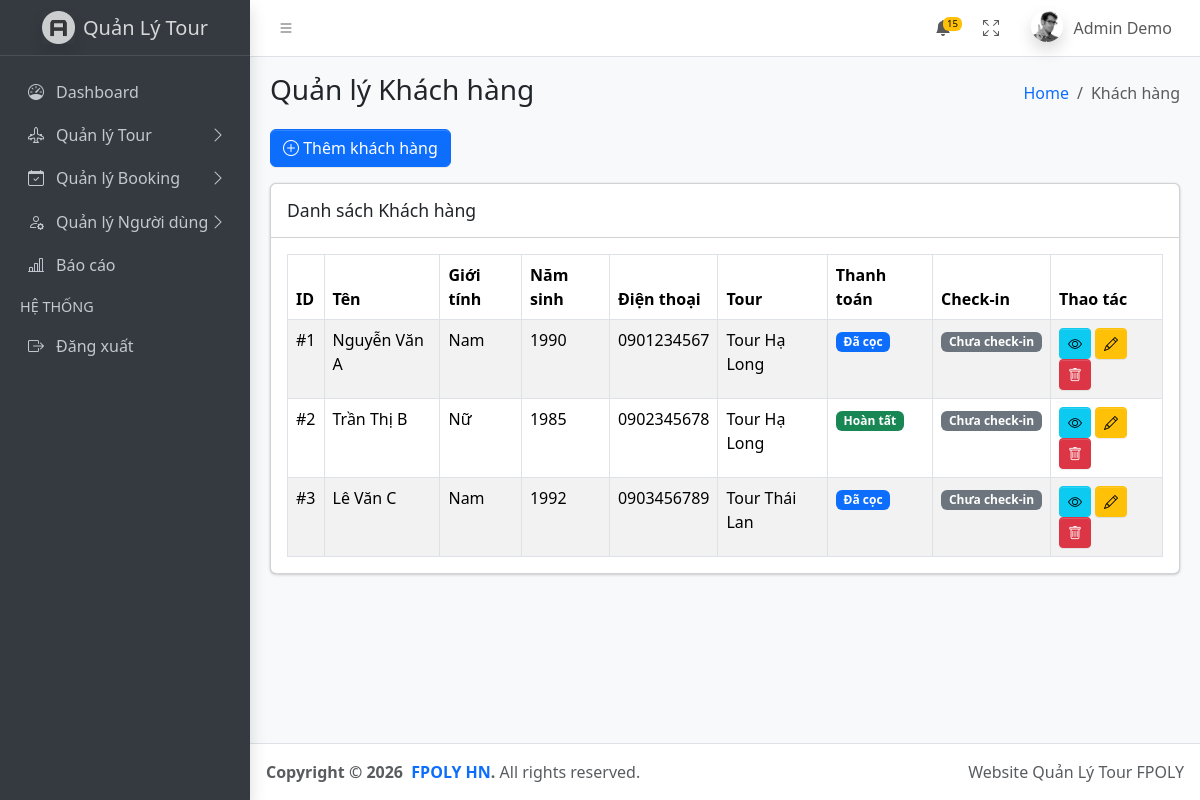
The page /admin/customers (signed in) on the database its author committed.
### tables this page shows
CREATE TABLE `customers` (
  `id` bigint(20) NOT NULL,
  `booking_id` bigint(20) DEFAULT NULL,
  `name` varchar(100) NOT NULL,
  `phone` varchar(20) DEFAULT NULL,
  `email` varchar(100) DEFAULT NULL,
  `gender` enum('Nam','Nữ','Khác') DEFAULT NULL,
  `birth_year` int(11) DEFAULT NULL,
  `id_number` varchar(50) DEFAULT NULL,
  `address` text DEFAULT NULL,
  `payment_status` enum('Chưa thanh toán','Đã cọc','Hoàn tất') DEFAULT 'Chưa thanh toán',
  `special_requirements` text DEFAULT NULL,
  `check_in_status` enum('Chưa check-in','Đã check-in') DEFAULT 'Chưa check-in',
  `room_number` varchar(50) DEFAULT NULL,
  `created_at` timestamp NOT NULL DEFAULT current_timestamp(),
  `updated_at` timestamp NOT NULL DEFAULT current_timestamp() ON UPDATE current_timestamp()
);

CREATE TABLE `tours` (
  `id` bigint(20) NOT NULL,
  `name` varchar(255) NOT NULL,
  `description` text DEFAULT NULL,
  `category_id` bigint(20) DEFAULT NULL,
  `schedule` longtext DEFAULT NULL CHECK (json_valid(`schedule`)),
  `images` longtext DEFAULT NULL CHECK (json_valid(`images`)),
  `prices` longtext DEFAULT NULL CHECK (json_valid(`prices`)),
  `policies` longtext DEFAULT NULL CHECK (json_valid(`policies`)),
  `suppliers` longtext DEFAULT NULL CHECK (json_valid(`suppliers`)),
  `price` decimal(15,2) DEFAULT NULL,
  `status` tinyint(4) NOT NULL,
  `created_at` timestamp NOT NULL DEFAULT current_timestamp(),
  `updated_at` timestamp NOT NULL DEFAULT current_timestamp() ON UPDATE current_timestamp()
);

### src/helpers/helpers.php (called while the page is built, shortened)
<?php
function view_path(string $view): string
{
    $normalized = str_replace('.', DIRECTORY_SEPARATOR, $view);
    return BASE_PATH . DIRECTORY_SEPARATOR . 'views' . DIRECTORY_SEPARATOR . $normalized . '.php';
}
function view(string $view, array $data = []): void
{
    $file = view_path($view);
    extract($data, EXTR_OVERWRITE);
    include $file;
}

### src/controllers/AdminController.php (called while the page is built, shortened)
<?php
class AdminController
{
    public function customers()
    {
        $customers = class_exists('Customer') ? Customer::getAll() : [];
        $bookings = class_exists('Booking') ? Booking::getAll() : [];
        view('admin.customers.index', [
            'title' => 'Quản lý Khách hàng',
            'pageTitle' => 'Quản lý Khách hàng',
            'customers' => $customers,
            'bookings' => $bookings
        ]);
    }
}

### index.php (called while the page is built, shortened)
<?php
require_once __DIR__ . '/src/helpers/helpers.php';
if (file_exists(__DIR__ . '/src/models/Booking.php')) require_once __DIR__ . '/src/models/Booking.php';
if (file_exists(__DIR__ . '/src/models/Customer.php')) require_once __DIR__ . '/src/models/Customer.php';
require_once __DIR__ . '/src/controllers/AdminController.php';
$homeController = new HomeController();
$authController = new AuthController();
$categoryController = new CategoryController();
$adminController = new AdminController();
$guideController = new GuideController();
$act = $_GET['act'] ?? '/';
match ($act) {
    '/', 'welcome' => $homeController->welcome(),
    'home' => $homeController->home(),
    'login' => $authController->login(),
    'check-login' => $authController->checkLogin(),
    'logout' => $authController->logout(),
    'categories' => $categoryController->index(),
    'admin/dashboard' => $homeController->home(),
    'admin/tours' => $adminController->tours(),
    'admin/tours/add' => $adminController->addTour(),
    'admin/tours/edit' => $adminController->editTour(),
    'admin/tours/view' => $adminController->viewTour(),
    'admin/bookings' => $adminController->bookings(),
    'admin/bookings/add' => $adminController->addBooking(),
    'admin/bookings/customers' => $adminController->bookingCustomers(),
    'admin/customers' => $adminController->customers(),
    'admin/customers/add' => $adminController->addCustomer(),
    'admin/guides' => $adminController->guides(),
    'admin/reports' => $adminController->reports(),
    'admin/schedules' => $adminController->schedules(),
    'admin/schedules/add' => $adminController->addSchedule(),
    'admin/schedules/edit' => $adminController->editSchedule(),
    'admin/rooms' => $adminController->rooms(),
    'admin/expenses' => $adminController->expenses(),
    'admin/revenue' => $adminController->revenue(),
    'admin/customers/checkin' => $adminController->customerCheckIn(),
    'admin/customers/assign-room' => $adminController->assignRoom(),
    'admin/print-guest-list' => $adminController->printGuestList(),
    'guide/dashboard' => $guideController->dashboard(),
    'guide/schedule' => $guideController->schedule(),
    'guide/customers' => $guideController->customers(),
    'guide/diary' => $guideController->diary(),
    'guide/checkin' => $guideController->checkin(),
    'guide/requirements' => $guideController->requirements(),
    'guide/update-requirement' => $guideController->updateRequirement(),
    'guide/save-diary' => $guideController->saveDiary(),
    default => $homeController->notFound(),
};

### src/models/Booking.php (called while the page is built, shortened)
<?php
class Booking
{
    public static function getAll()
    {
        $db = getDB();
        $stmt = $db->query("
            SELECT b.*, t.name as tour_name, t.price, ts.name as status_name
            FROM bookings b
            LEFT JOIN tours t ON b.tour_id = t.id
            LEFT JOIN tour_statuses ts ON b.status = ts.id
            ORDER BY b.created_at DESC
        ");
        $bookings = $stmt->fetchAll(PDO::FETCH_ASSOC);
        foreach ($bookings as &$booking) {
            $stmt = $db->prepare("SELECT name FROM customers WHERE booking_id = ?");
            $stmt->execute([$booking['id']]);
            $customers = $stmt->fetchAll(PDO::FETCH_COLUMN);
        }
       return $bookings;
    }
}
?>

### src/models/Customer.php (called while the page is built, shortened)
<?php
class Customer
{
    public static function getAll()
    {
        $db = getDB();
        $stmt = $db->query("
            SELECT c.*, b.id as booking_id, t.name as tour_name, b.start_date
            FROM customers c
            LEFT JOIN bookings b ON c.booking_id = b.id
            LEFT JOIN tours t ON b.tour_id = t.id
            ORDER BY c.created_at DESC
        ");
        return $stmt->fetchAll(PDO::FETCH_ASSOC);
    }
}
?>

### views/admin/customers/index.php (the view, shortened to what this page needs)
<div class="row mb-3">
  <div class="col-12">
    <a href="<?= BASE_URL ?>admin/customers/add" class="btn btn-primary">
      <i class="bi bi-plus-circle"></i> Thêm khách hàng
    </a>
  </div>
</div>
<div class="row">
  <div class="col-12">
    <div class="card">
      <div class="card-header">
        <h3 class="card-title">Danh sách Khách hàng</h3>
      </div>
      <div class="card-body">
        <table class="table table-bordered table-striped">
          <thead>
            <tr>
              <th>ID</th>
              <th>Tên</th>
              <th>Giới tính</th>
              <th>Năm sinh</th>
              <th>Điện thoại</th>
              <th>Tour</th>
              <th>Thanh toán</th>
              <th>Check-in</th>
              <th>Thao tác</th>
            </tr>
          </thead>
          <tbody>
            <?php foreach ($customers as $c): ?>
              <tr>
                <td>#<?= $c['id'] ?></td>
                <td><?= htmlspecialchars($c['name']) ?></td>
                <td><?= $c['gender'] ?? '' ?></td>
                <td><?= $c['birth_year'] ?? '' ?></td>
                <td><?= htmlspecialchars($c['phone'] ?? '') ?></td>
                <td><?= htmlspecialchars($c['tour_name'] ?? 'Không có') ?></td>
                <td>
                  <span class="badge <?= $c['payment_status'] == 'Hoàn tất' ? 'bg-success' : ($c['payment_status'] == 'Đã cọc' ? 'bg-primary' : 'bg-warning') ?>">
                    <?= $c['payment_status'] ?>
                  </span>
                </td>
                <td>
                  <span class="badge <?= $c['check_in_status'] == 'Đã check-in' ? 'bg-success' : 'bg-secondary' ?>">
                    <?= $c['check_in_status'] ?>
                  </span>
                </td>
                <td>
                  <button class="btn btn-sm btn-info" data-bs-toggle="modal" data-bs-target="#viewModal<?= $c['id'] ?>">
                    <i class="bi bi-eye"></i>
                  </button>
                  <button class="btn btn-sm btn-warning" data-bs-toggle="modal" data-bs-target="#editModal<?= $c['id'] ?>">
                    <i class="bi bi-pencil"></i>
                  </button>
                  <a href="<?= BASE_URL ?>admin/customers?delete=<?= $c['id'] ?>"
                     class="btn btn-sm btn-danger"
                     onclick="return confirm('Xóa khách hàng này?')">
                    <i class="bi bi-trash"></i>
                  </a>
                </td>
              </tr>
            <?php endforeach; ?>
          </tbody>
        </table>
      </div>
    </div>
  </div>
</div>

### rows shown on the page
customers: id "1", name "Nguyễn Văn A", gender "Nam", birth_year "1990", phone "0901234567", tours.name "Tour Hạ Long", payment_status "Đã cọc", check_in_status "Chưa check-in"
customers: id "2", name "Trần Thị B", gender "Nữ", birth_year "1985", phone "0902345678", tours.name "Tour Hạ Long", payment_status "Hoàn tất", check_in_status "Chưa check-in"
customers: id "3", name "Lê Văn C", gender "Nam", birth_year "1992", phone "0903456789", tours.name "Tour Thái Lan", payment_status "Đã cọc", check_in_status "Chưa check-in"

### other values the page prints
$currentUser->name "Admin Demo"
$pageTitle "Quản lý Khách hàng"
$item['label'] "Khách hàng"
